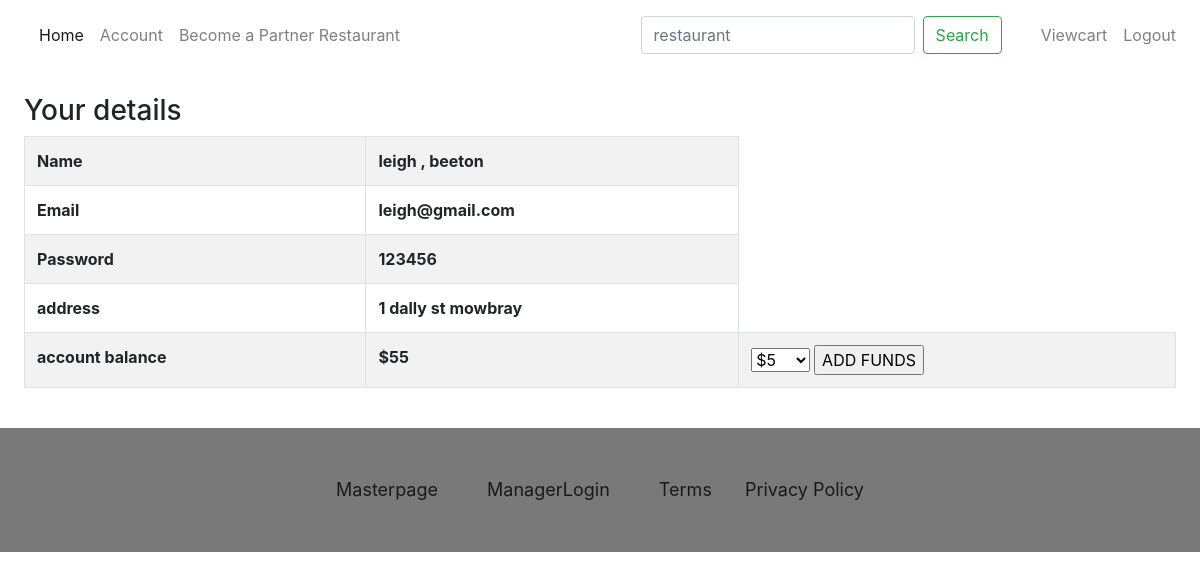
The app's page /customer_details.php (signed in) with its own data.
### tables this page shows
CREATE TABLE `tb_users` (
  `customer_id` int(11) NOT NULL,
  `first_name` varchar(255) DEFAULT NULL,
  `last_name` varchar(255) NOT NULL,
  `email` varchar(255) DEFAULT NULL,
  `password` varchar(255) NOT NULL,
  `mobile_number` int(11) NOT NULL,
  `address` varchar(255) NOT NULL,
  `account_balance` int(11) DEFAULT NULL,
  `access` int(3) DEFAULT 1
);

### session.php (called while the page is built, shortened)
<?php
$session_id=$_SESSION['session_id'];
$session_access = $_SESSION['session_access'];
?>

### customer_details.php (the view, shortened to what this page needs)
<?php
include ('db_conn.php');
include ('session.php');
?>
<!DOCTYPE html>
<html lang="en" dir="ltr">
  <head>
    <link rel="stylesheet" href="style.css">
    <link rel="stylesheet" href="https://maxcdn.bootstrapcdn.com/bootstrap/4.5.2/css/bootstrap.min.css">
  </head>
  <body>
    <header>
   <nav class="navbar navbar-expand-lg navbar-light bg-white top">
      <div class="container-fluid">
      <div class="collapse navbar-collapse" id="navbarExample01">
        <ul class="navbar-nav me-auto mb-2 mb-lg-0">
          <li class="nav-item active">
            <a class="nav-link" aria-current="page" href="index.php">Home</a>
          </li>
            <?php if ($session_id == ""){ ?>
   <?php } else {?>
     <div class="collapse navbar-collapse">
       <ul class="navbar-nav me-auto mb-2 mb-lg-0">
       <li class="nav-item">
          <a type = "button" class="nav-link float-right" href="account.php">Account</a>
        </li>
     </ul>
     </div>
  <?php  }?>
          <li class="nav-item">
            <a class="nav-link"  href="#" data-toggle="modal" data-target="#PartnerregiModal">Become a Partner Restaurant</a>
          </li>
        </ul>
      </div>
        <nav class="navbar navbar-light bg-white justify-content-between">
        <form class="form-inline my-2 my-lg-0">
        <input class="form-control mr-sm-2" type="search" placeholder="restaurant" aria-label="Search">
        <button class="btn btn-outline-success my-2 my-sm-0" type="submit">Search</button>
      </form>
        </nav>
    </div>
    <?php if ($session_id == ""){ ?>
      <div class="collapse navbar-collapse">
        <ul class="navbar-nav me-auto mb-2 mb-lg-0">
        <li class="nav-item">
          <a type = "button" class="nav-link float-right" href="cart.php">Viewcart</a>
        </li>
        <li class="nav-item">
          <a type = "button" class="nav-link float-right"data-toggle="modal" data-target="#loginModal">Login</a>
        </li>
      </ul>
      </div>
   <?php } else {?>
     <div class="collapse navbar-collapse">
       <ul class="navbar-nav me-auto mb-2 mb-lg-0">
       <li class="nav-item">
          <a type = "button" class="nav-link float-right" href="cart.php">Viewcart</a>
        </li>
       <li class="nav-item">
         <a type = "button" class="nav-link float-right" href = "logout.php">Logout</a>
       </li>
     </ul>
     </div>
  <?php  }?>
  </nav>
   </header>
  <div class="content">
    <?php
    if ($session_id == "3"){
    $query = "SELECT * FROM tb_users";
    $result=$mysqli->query($query);
    ?>
    <div class="table-responsive p-4">
      <h1>Customer List</h1>
      <button class = "btn btn-primary float-right" data-toggle="modal" data-target="#regiModal">Add </button>
      <table class="table table-bordered table-striped">
        <thead>
          <th>ID</th>
          <th>Name</th>
          <th>address</th>
          <th>Email</th>
          <th>mobile number</th>
          <th>account balance</th>
          <th colspan = "2">Action</th>
        </thead>
        <tbody>
          <?php
          while($row = mysqli_fetch_array($result)){
            ?>
            <tr>
              <td><?php echo $row ['customer_id'] ;?></td>
              <td><?php echo $row['first_name']." , ".$row['last_name'] ;?></td>
              <td><?php echo $row['address'];?></td>
              <td><?php echo $row['email'];?></td>
              <td><?php echo $row['mobile_number'];?></td>
              <td><?php echo $row['account_balance'];?></td>
              <td><a href = #edit_modal class="btn  btn-dark open-edit" id="<?= $row['customer_id']; ?>">Edit</td>
              <td><a href="process.php?delete=<?php echo $row['customer_id']; ?>" class = "btn btn-danger"> Delete</a></td>
            </tr>
          <?php };
            ?>
        </tbody>
      </table>
    </div>
  <?php } else {
    $query = "SELECT * FROM tb_users WHERE customer_id = '$session_id'";
    $result=$mysqli->query($query);
    while($row = mysqli_fetch_array($result)){
    ?>
    <div class="table-responsive p-4">
      <h3>Your details</h3>
      <table class="table table-bordered table-striped">
        <tr>
          <th>Name</th>
          <th><?php echo $row['first_name']." , ".$row['last_name'] ;?></th>
        </tr>
        <tr>
          <th>Email</th>
          <th><?php echo $row['email'];?></th>
        </tr>
        <tr>
          <th>Password</th>
          <th><?php echo $row['password'];?></th>
        </tr>
          <tr>
              <th>address</th>
              <th><?php echo $row['address'];?></th>
          </tr>
        <tr>
          <th>account balance</th>
          <th>$<?php echo $row['account_balance'];?></th>
            <th>
                <form action="#" method="post">
                    <select name="selected[]">
                        <option value="5">$5</option>
                    </select>
                    <input type="submit" name="submit" value="ADD FUNDS" />
                </form>
            </th>
        </tr>
      </table>
    </div>
  <?php }} ?>
  </div>
<div class="footer">
    <footer>
        <ul class="list-inline">
            <?php if ($session_access == "3"){ ?>
                <li class="list-inline-item"><a href="masterpage.php">Masterpage</a></li>
            <?php } elseif($session_access == "2") {?>
                <li class="list-inline-item"><a href="mangerpage.php">ManagerPage</a></li>
            <?php } else {?>
            <?php  }?>
            <li class="list-inline-item"><a href="#" class="nav-link"  data-toggle="modal" data-target="#LoginModal">ManagerLogin</a></li>
            <li class="list-inline-item"><a href="#">Terms</a></li>
            <li class="list-inline-item"><a href="privacy_policy.php">Privacy Policy</a></li>
        </ul>
    </footer>
  </div>
</body>
</html>

### style.css (style rules this page uses)
@media (min-width: 900px) { .footer { padding:40px 0; background-color: #797979; color:#000000; } }
@media (min-width: 900px) { .footer ul { padding: 0; list-style: none; text-align: center; font-size: 18px; line-height: 1.6; margin-bottom: 0; } }
@media (min-width: 900px) { .footer li { padding: 0 10px; } }
@media (min-width: 900px) { .footer ul a { color:inherit; text-decoration:none; opacity:0.8; } }

### records on screen
tb_users: first_name "leigh", last_name "beeton", email "leigh@gmail.com", password "123456", address "1 dally st mowbray", account_balance "55"
